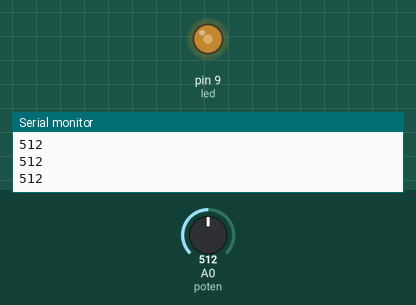
Bench run of a sketch on a simulated Arduino Uno, built with avr-gcc and run on an emulated ATmega328P. On the bench: output pins drawn as LEDs (lit = HIGH), the last lines printed to the serial monitor. The test bench sets the inputs (shaded band); at power-on: A0 (poten) = 512.

Above: at 0.98 s.
1.3 s: A0 (poten) set to 603
4.3 s: A0 (poten) set to 621
7.3 s: A0 (poten) set to 1023
At 8.5 s:
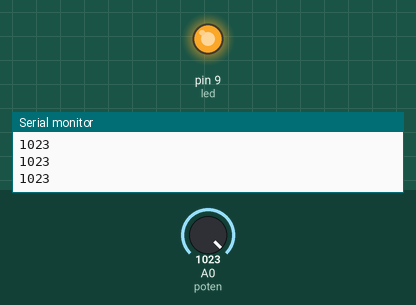
8.8 s: A0 (poten) set to 122
At 10.0 s:
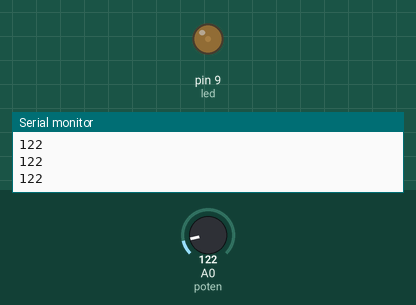
11.8 s: A0 (poten) set to 107
14.8 s: A0 (poten) set to 98
Timing chart, 0 to 17.3 s (numbered marks = the images above; inputs shaded):
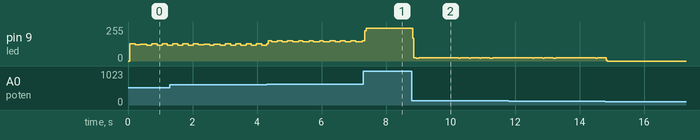

The sketch:

practica3.ino
```cpp
int valorPot = 0;
int led = 9;
int poten = A0;
int offTime = 0;
int onTime = 0;
int timeAll = 10;

void setup() {
  pinMode(led,OUTPUT);
  Serial.begin(9600);
}

void loop() {
  valorPot = analogRead(poten);
  onTime = (valorPot * timeAll)/1023;
  offTime = timeAll - onTime;
  digitalWrite(led, HIGH);
  delay(onTime);
  digitalWrite(led, LOW);
  delay(offTime);
  Serial.println(valorPot);
}
```
